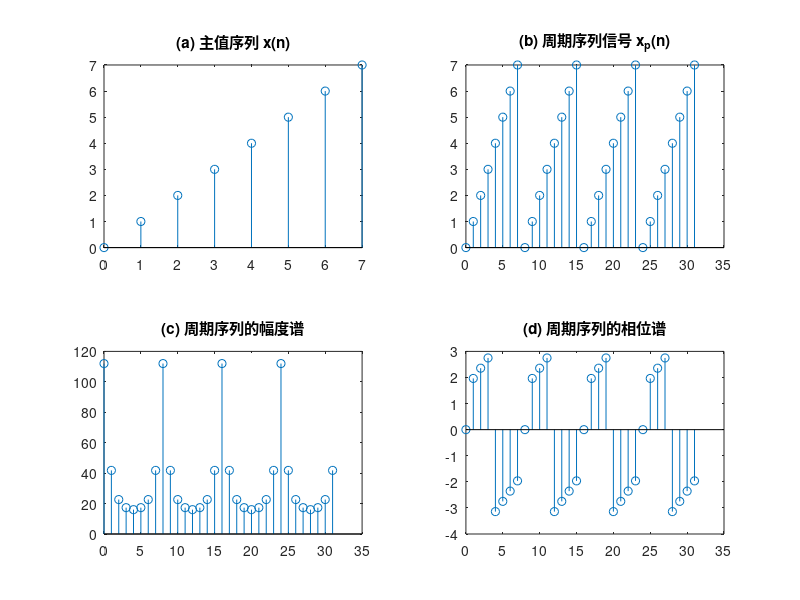

Source code (MATLAB):
clc; % 清除命令窗口
clear; % 清除工作区变量

% 定义输入信号 x
x = [0, 1, 2, 3, 4, 5, 6, 7];
N = length(x); % 获取输入信号的长度

p = 0:N-1; % 定义时间索引，范围从 0 到 N-1
m = 0:4*N-1; % 定义扩展后的时间索引，范围从 0 到 4N-1

% 生成周期序列 x_p(n)
x_p = x(mod(m, N) + 1); % 通过取模操作生成周期序列，周期为 N

% 预分配频域信号 X_p 的大小
X_p = zeros(1, 4*N); % 初始化 X_p 为长度为 4N 的零向量

% 计算周期序列的离散傅里叶变换 (DFT)
for k = 1:4*N
    for n = 1:4*N
        % 计算 X_p(k) 的值，累加 x_p(n) 乘以复指数的结果
        X_p(k) = X_p(k) + x_p(n) * exp(-1i * 2 * pi / N) .^ ((n-1) * (k-1));
    end
end

% 绘制原始信号 x(n)
subplot(2,2,1); % 创建一个 2x2 的子图，并在第一个位置绘图
stem(p, x); % 绘制离散序列 x(n)
title('(a) 主值序列 x(n)'); % 设置图表标题

% 绘制周期序列信号 x_p(n)
subplot(2,2,2); % 在第二个位置绘图
stem(m, x_p); % 绘制离散序列 x_p(n)
title('(b) 周期序列信号 x_p(n)'); % 设置图表标题

% 绘制周期序列的幅度谱
subplot(2,2,3);
stem(m, abs(X_p));
title('(c) 周期序列的幅度谱');

% 绘制周期序列的相位谱
subplot(2,2,4);
stem(m, angle(X_p));
title('(d) 周期序列的相位谱');